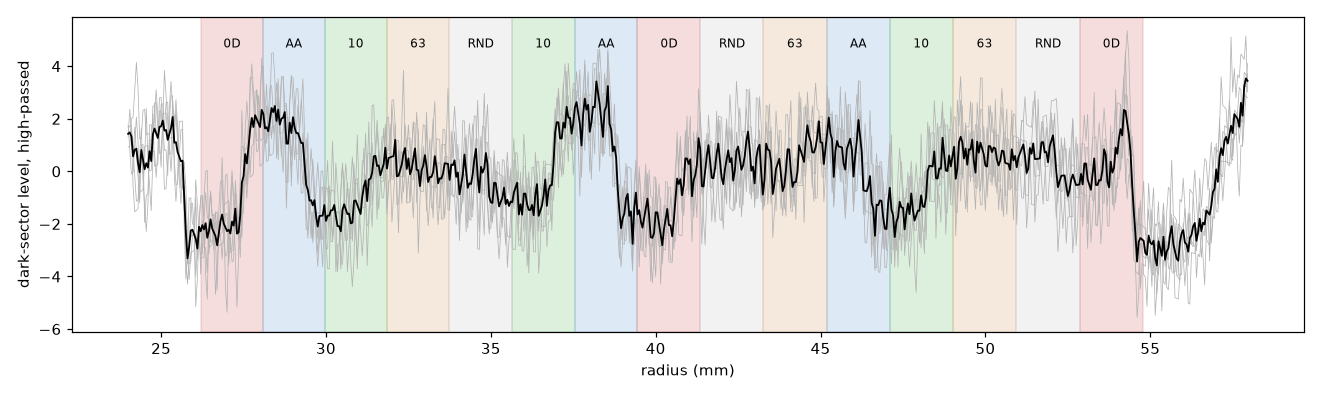

Write the Python code that produced this figure.
import json, math, sys
import numpy as np
from PIL import Image
from discprobe import cd
Image.MAX_IMAGE_PIXELS=None
s=json.load(open("results/ringscan-20261104-160935/summary.json"))["scans"]
lay=json.load(open("iso/cd-rings-m2f1.rings.json"))
f=json.load(open("evidence/cd-geo-20261104/full-2080rpm/summary.json"))["fit"]
b=f["bit_nm_assumed"]*1e-6
r_of=lambda lba: b*math.sqrt(f["u"]**2+f["v"]*lba*cd.SECTOR_BITS/math.pi)
rings=[(x["texture"],r_of(x["lba_start"]),r_of(x["lba_end"])) for x in lay["rings"]]
pxmm=600/25.4
R=np.arange(24,58,0.05)
TH=np.radians(np.arange(0,360,0.25))
profiles=[]; values={}
for sc in s:
    im=np.asarray(Image.open(f"scans/{sc['name']}.png").convert("L"),float)
    cx,cy=sc["centre_px"]
    rr,tt=np.meshgrid(R,TH,indexing="ij")
    x=(cx+rr*pxmm*np.cos(tt)).astype(int); y=(cy+rr*pxmm*np.sin(tt)).astype(int)
    pol=im[y,x]
    ang=pol[(R>30)&(R<50)].mean(0)
    # dark sectors: darkest 12% of angles
    thr=np.percentile(ang,12); dark=ang<=thr
    prof=np.median(pol[:,dark],axis=1)
    # remove the smooth radial trend
    k=int(6/0.05)|1
    trend=np.convolve(np.pad(prof,k//2,mode="edge"),np.ones(k)/k,mode="valid")
    hp=prof-trend
    profiles.append(hp)
    print(sc["name"],"dark sector mean",round(float(prof.mean()),1),"lit mean",round(float(pol[(R>30)&(R<50)].mean()),1),"hp rms",round(float(hp.std()),2))
    for t,a,c in rings:
        m=(R>a+0.3)&(R<c-0.3)
        values.setdefault(t,[]).append(float(hp[m].mean()))
    # keep per ring values by order too
    sc["ring_vals"]=[float(hp[(R>a+0.3)&(R<c-0.3)].mean()) for t,a,c in rings]
P=np.mean(profiles,axis=0)
print("\nper ring (high-passed dark-sector level, counts of 255), mean of 5 scans (each scan):")
for i,(t,a,c) in enumerate(rings):
    v=[sc["ring_vals"][i] for sc in s]
    print(f"{i:2d} {t:>3} {a:5.2f}-{c:5.2f}: {np.mean(v):+6.2f}   "+" ".join(f"{x:+5.1f}" for x in v))
print("\nby texture:")
for t in sorted(values): print(f"{t:>3}: {np.mean(values[t]):+.2f} +- {np.std(values[t])/math.sqrt(len(values[t])):.2f} (n {len(values[t])})")
import matplotlib; matplotlib.use("Agg"); import matplotlib.pyplot as plt
fig,ax=plt.subplots(figsize=(12,3.6))
for p in profiles: ax.plot(R,p,lw=.5,color="0.7")
ax.plot(R,P,lw=1.2,color="k")
col={"0D":"#c44","AA":"#48c","10":"#4a4","63":"#c84","RND":"#bbb"}
for t,a,c in rings:
    ax.axvspan(a,c,color=col[t],alpha=.18); ax.text((a+c)/2,ax.get_ylim()[1]*.8,t,ha="center",fontsize=8)
ax.set_xlabel("radius (mm)"); ax.set_ylabel("dark-sector level, high-passed"); fig.tight_layout(); fig.savefig(sys.argv[1],dpi=110)
